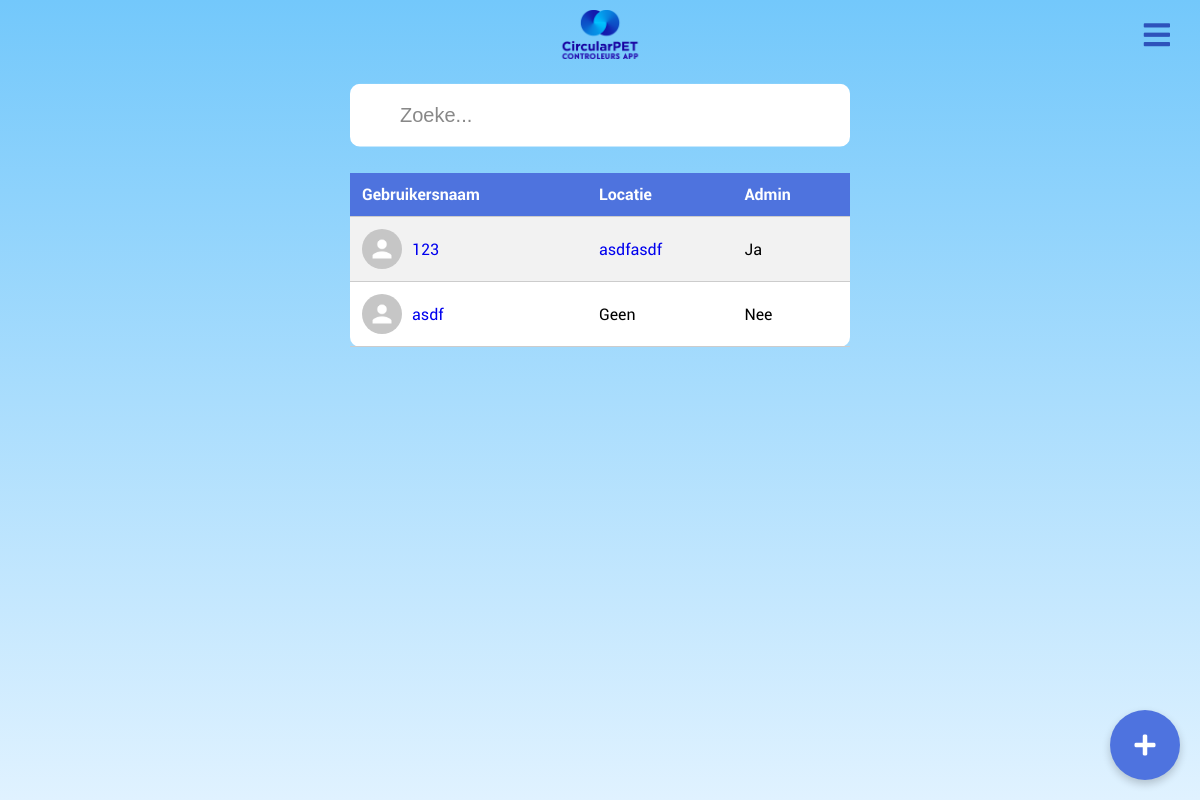
/admin, run on an earlier commit of the app's database.
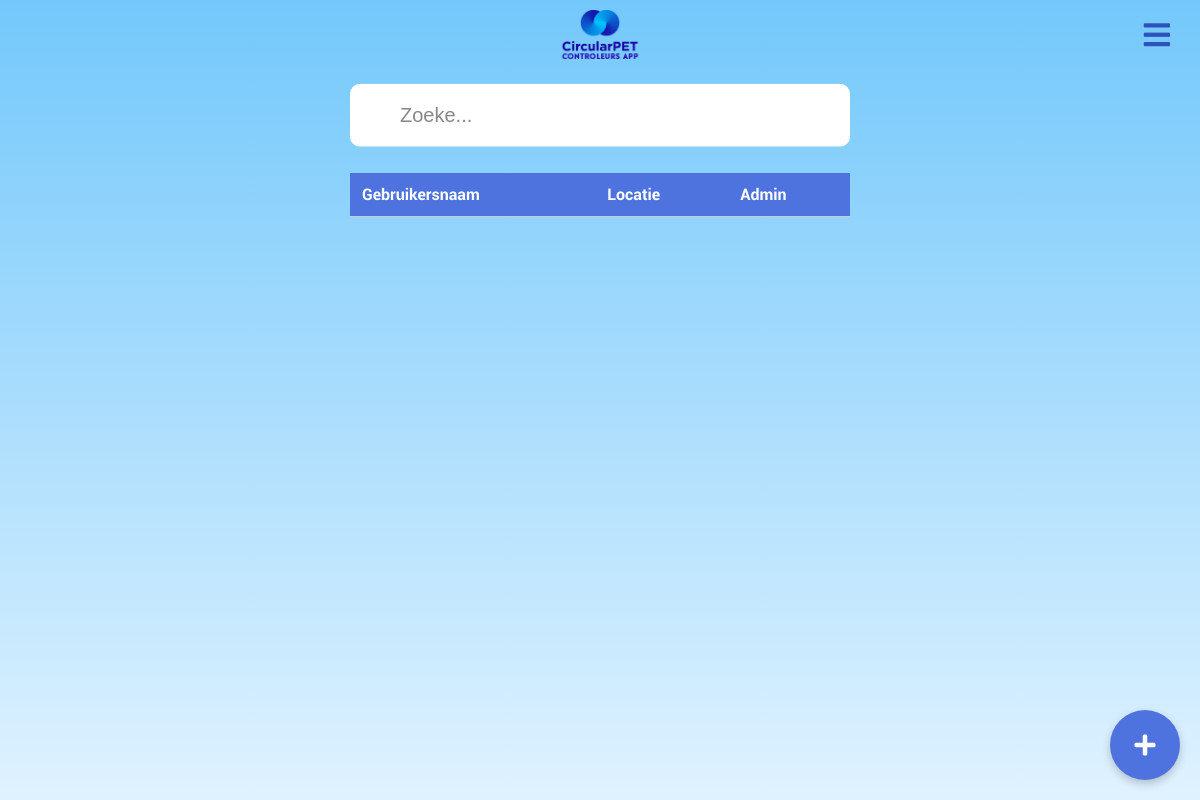
And on a later commit of the database.
### app.py (models this page shows, shortened)
class User(db.Model, UserMixin):  # Extend User model with UserMixin
    id = db.Column(db.Integer, primary_key=True)
    username = db.Column(db.String(80), unique=True, nullable=False)
    password = db.Column(db.String(120), nullable=False)
    is_admin = db.Column(db.Boolean, default=False, nullable=False)
    location_id = db.Column(db.Integer, db.ForeignKey('location.id'), nullable=True)
    location = db.relationship('Location', backref=db.backref('users', lazy=True))
    group = db.Column(db.String(120), nullable=True)
    badges = db.Column(db.Integer, default=0)
    profile_picture = db.Column(db.String(255), nullable=True)

class Location(db.Model):
    __tablename__ = 'location'
    __table_args__ = {'extend_existing': True}
    id = db.Column(db.Integer, primary_key=True)
    name = db.Column(db.String(120), unique=True, nullable=False)
    zakken = db.Column(db.Integer, nullable=False, default=0)
    bekers = db.Column(db.Integer, nullable=False, default=0)
    url = db.Column(db.String(500), nullable=True)

### app.py (the view, shortened to what this page needs)
@app.route('/admin', methods=['GET', 'POST'])
def admin():
    form = UserForm()
    location_form = LocationForm()
    search_query = request.args.get('search', '')  # Get the search query from request arguments
    if search_query:
        users = User.query.filter(
            User.username.ilike('%{}%'.format(search_query)) |
            User.location.has(Location.name.ilike('%{}%'.format(search_query))) |
            (User.is_admin == (search_query.lower() in ['true', 'yes', '1', 'admin']))
        ).all()
    else:
        users = User.query.all()
    if location_form.validate_on_submit():
        location = Location(name=location_form.name.data)
        db.session.add(location)
        db.session.commit()
        flash('Location created successfully!', 'success')
    locations = Location.query.all()
    return render_template('admin.html', form=form, location_form=location_form, users=users, locations=locations, search_query=search_query)

### app.py
class UserForm(FlaskForm):
    username = StringField('Username', validators=[DataRequired()])
    password = PasswordField('Password', validators=[DataRequired()])
    location = QuerySelectField('Location', query_factory=lambda: Location.query, allow_blank=True, get_label='name')
    is_admin = BooleanField('Admin')  # Add this line to include an admin checkbox
    submit = SubmitField('Update')

class LocationForm(FlaskForm):
    name = StringField('Location', validators=[DataRequired()])
    submit = SubmitField('Create Location')

### templates/admin.html (shortened to what this page needs)
<html lang="en">
<head>
    <link rel="stylesheet" href="{{ url_for('static', filename='main.css') }}">
    <link rel="stylesheet" href="https://cdnjs.cloudflare.com/ajax/libs/font-awesome/5.15.1/css/all.min.css">
</head>
<body>
    <img src="{{ url_for('static', filename='logo.png') }}" alt="CircularPET Logo" class="logo2">
    <div class="gear-icon-container"> <i id="toggleSidebar" class="fa fa-bars"></i></div>
        <a onclick="toggleForms()" class="fab" aria-label="Download">
            <i class="fas fa-plus"></i>
      </a>
        <div class="table-container">
            <table class="custom-table">
                <form action="{{ url_for('admin') }}" method="get">
                    <input type="text" id="userSearchInput" onkeyup="sortUsers()" placeholder="Zoeke...">
                </form>
                <thead>
                    <tr>
                        <th id="username-header" onclick="sortTable('username')">Gebruikersnaam</th>
                        <th id="location-header" onclick="sortTable('location')">Locatie</th>
                        <th id="admin-header" onclick="sortTable('admin')">Admin</th>
                    </tr>
                </thead>
                <tbody>
                    {% for user in users %}
                    <tr>
                        <td>
                            <div class="user-info">
                                <img src="{{ user.profile_picture if user.profile_picture else url_for('static', filename='stock.png') }}" alt="Profile Picture" class="user-profile-pic">
                                <a href="{{ url_for('user_dashboard', user_id=user.id) }}">{{ user.username }}</a>
                            </div>
                        </td>
                        <td>
                            {% if user.location %}
                            <a href="{{ url_for('location', user_id=user.id, location_id=user.location.id) }}?user_id=1&from_admin=true">
                                {{ user.location.name }}
                            </a>
                            {% else %}
                            Geen
                            {% endif %}
                        </td>
                        <td>{{ 'Ja' if user.is_admin else 'Nee' }}</td>
                    </tr>
                    {% endfor %}
                </tbody>
            </table>
        </div>
</body>
</html>

### static/main.css (style rules this page uses)
body { font-family: 'Roboto', sans-serif; background: linear-gradient(to bottom, #73c8fb 0%, #e0f2ff 100%); margin: 0; padding: 0; display: flex; height: 100vh; align-items: center; flex-wrap: wrap; justify-content: center; overflow-x: hidden; }
#userSearchInput { width: 90vw; font-size: 20px; border-radius: 10px; border: none; padding: 20px; padding-left: 20px; background-image: url('https://upload.wikimedia.org/wikipedia/commons/5/55/Magnifying_glass_icon.svg'); background-repeat: no-repeat; background-size: 20px; background-repeat: no-repeat; background-position: 10px center; padding-left: 50px; max-width: 500px; position: relative; top: 50%; left: 50%; transform: translate(-50%, -10%); }
.custom-table { border-radius: 10px; }
#userSearchInput { background-image: url('https://upload.wikimedia.org/wikipedia/commons/5/55/Magnifying_glass_icon.svg'); background-repeat: no-repeat; padding-left: 50px; background-size: 20px; background-repeat: no-repeat; background-position: 10px center; }
.logo2 { position: absolute; top: 10px; width: 90px; position: fixed; z-index: 1000; }
.gear-icon-container { position: fixed; top: 20px; right: 20px; cursor: pointer; font-size: 24px; color: #2E52BB; font-size: 30px; padding: 10px 20px; margin-top: -10px; margin-right: -10px; z-index: 1000; }
::placeholder { color: #888; }
form { background: #fff; padding: 20px; border-radius: 10px; display: inline-block; }
input[type="text"], input[type="password"], input[type="submit"] { font-size: 16px; }
.table-container { padding: 20px; margin: 20px 0; width: 90%; overflow-x: auto; position: absolute; top: 50px; z-index: 1; max-width: 500px; }
.custom-table { width: 100%; border-collapse: collapse; margin-top: 20px; background-color: white; text-decoration: none; }
.custom-table th, .custom-table td { text-align: left; padding: 12px; border-bottom: 1px solid #ccc; text-decoration: none; }
.custom-table th { background-color: #4E73DE; color: white; font-size: 16px; text-decoration: none; }
.fab { position: fixed; bottom: 20px; right: 20px; background-color: #4e73df; color: white; border-radius: 50%; width: 70px; height: 70px; display: flex; justify-content: center; align-items: center; text-decoration: none; box-shadow: 0 4px 8px rgba(0,0,0,0.2); z-index: 1000; transition: background-color 0.3s, transform 0.2s; display: flex !important; }
.fab i { font-size: 24px; display: flex !important; }

What changed in the data, as far as the page shows it:
removed User: username "123", location.name "asdfasdf", is_admin "Ja"
removed User: username "asdf", shows "Geen", is_admin "Nee"
